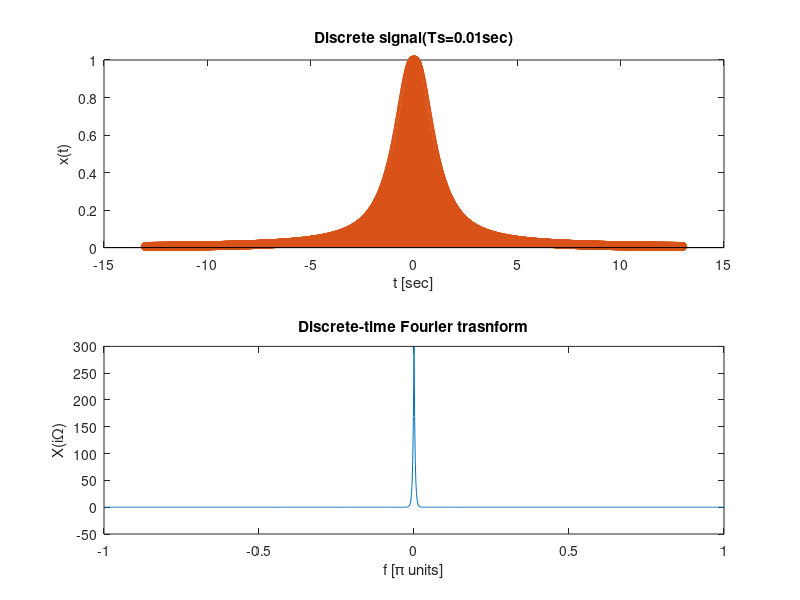

Here is the MATLAB script that generated this plot:
%%deigma3a
clear all;
close all;
clc;

Dt = 5e-5;
t = -13:Dt:13;
x = 1./(t.^2+1);

Ts = 0.01;
n = -1300:1:1300;
x_d = 1./((n.*Ts).^2.+1);

iter_max = 500;
iter = 0:1:iter_max;
w = (iter/iter_max)*pi;
X_d = x_d*exp(-1i*n'*w);
X_d = real(X_d);

w = [-fliplr(w),w(2:iter_max+1)];
X_d = [fliplr(X_d),X_d(2:iter_max+1)];

figure(1);

subplot(2,1,1);
plot(t,x);
xlabel('t [sec]');
ylabel('x(t)');
title('Discrete signal(Ts=0.01sec)');
hold on ;
stem(n*Ts,x_d);
hold off ;

subplot(2,1,2);
plot(w/pi,X_d);
xlabel('f [\pi units]');
ylabel('X(i\Omega)');
title('Discrete-time Fourier trasnform');

print -depsc progr31;